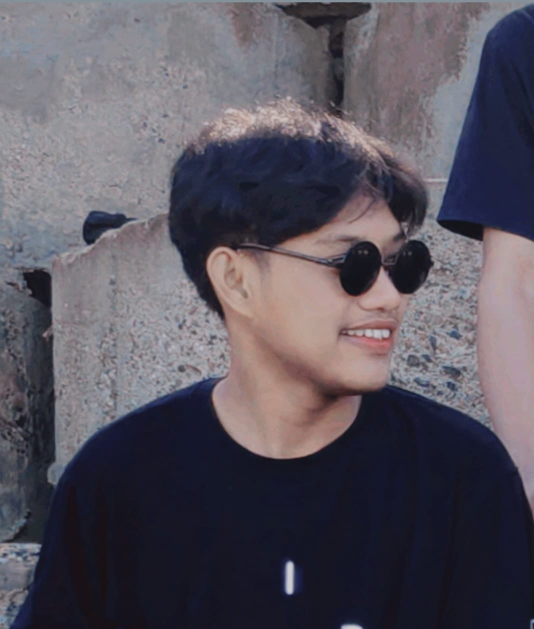
#> input picture Tugas III/Image Averaging/img_ori.jpeg, 1068 x 1257 px (shown at 1/2 size)
$ python ImageAveraging.py
#> lines starting #> are read from the running program, lines starting #| are printed output that depends on the picture
import cv2
import numpy as np
from scipy.stats.kde import gaussian_kde
import matplotlib.pyplot as plt

# original image
f = cv2.imread('img_ori.jpeg', 0)
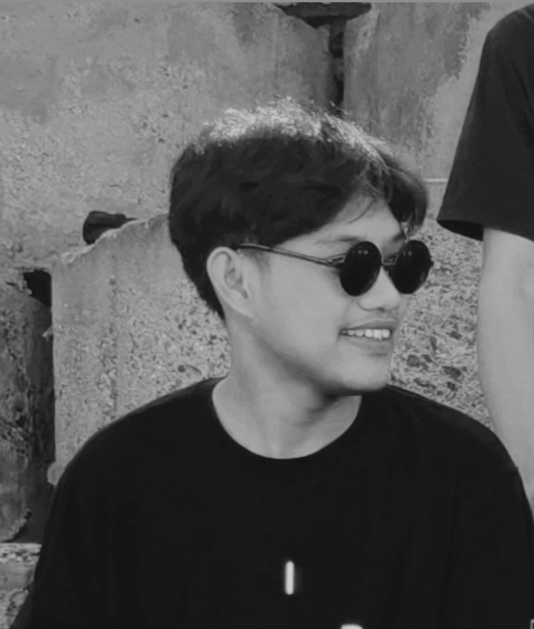
#> f: shape (1257, 1068) (shown at 1/2 size); min 16, max 207, mean 86.5
f = cv2.resize(f, (800, 800))
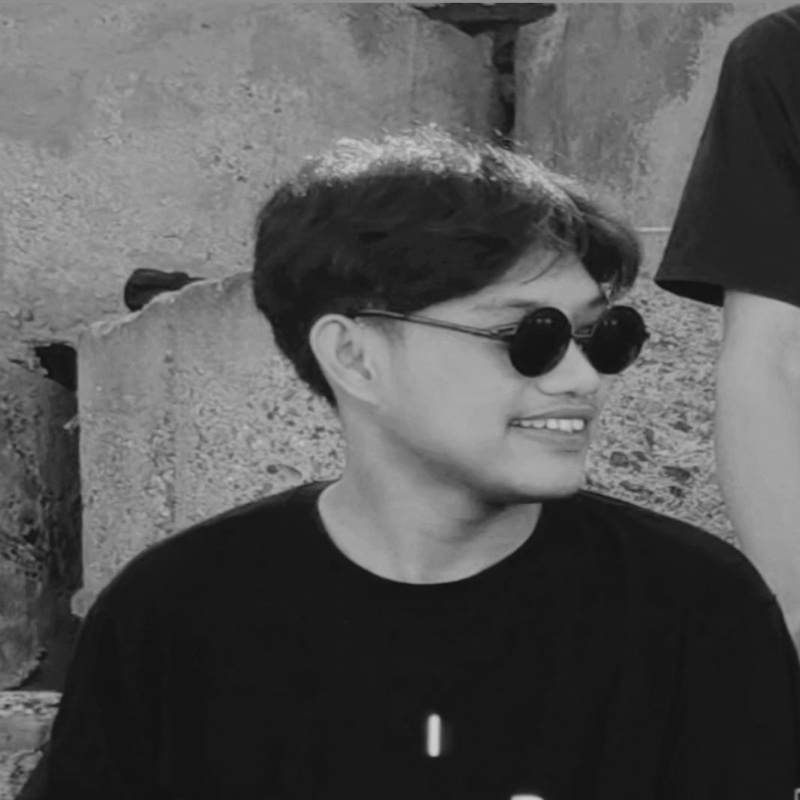
#> f: shape (800, 800); min 17, max 206, mean 86.4
f = f/255

# create gaussian noise
x, y = f.shape
#> x = 800; y = 800
mean = 0
var = 0.01
sigma = np.sqrt(var)
n = np.random.normal(loc=mean, scale=sigma, size=(x,y))

# display the probability density function (pdf)
kde = gaussian_kde(n.reshape(int(x*y)))
dist_space = np.linspace(np.min(n), np.max(n), 100)
#> dist_space = 100 values from -0.5 to 0.458
plt.plot(dist_space, kde(dist_space))
plt.xlabel('Noise pixel value'); plt.ylabel('Frequency')

# add a gaussian noise
g = f + n
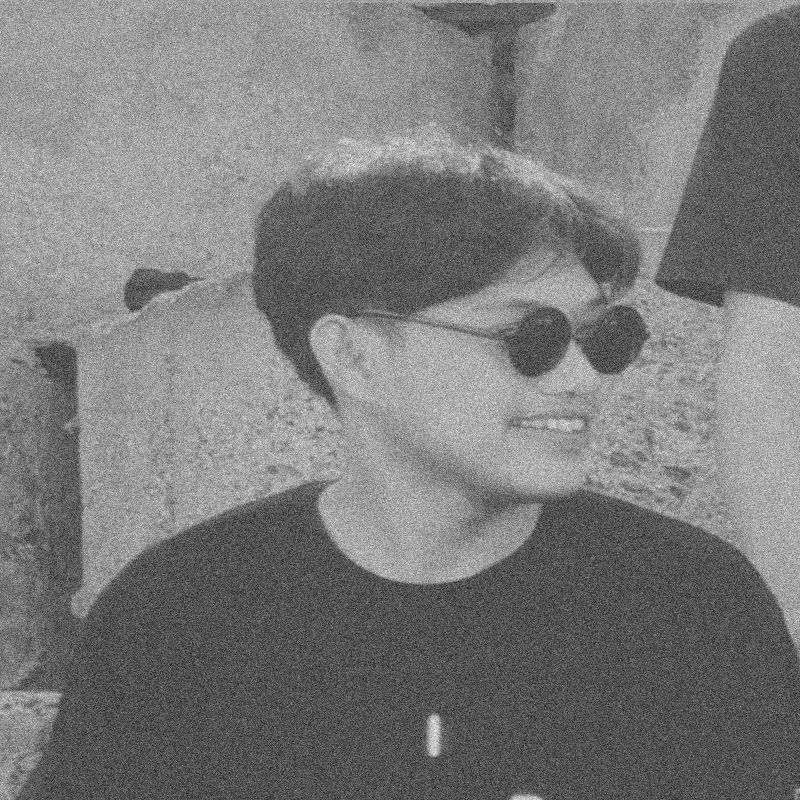
#> g: shape (800, 800) float64; min -0.406, max 1.13, mean 0.339; drawn with min black and max white

# display all
cv2.imshow('original image', f)
cv2.imshow('Gaussian noise', n)
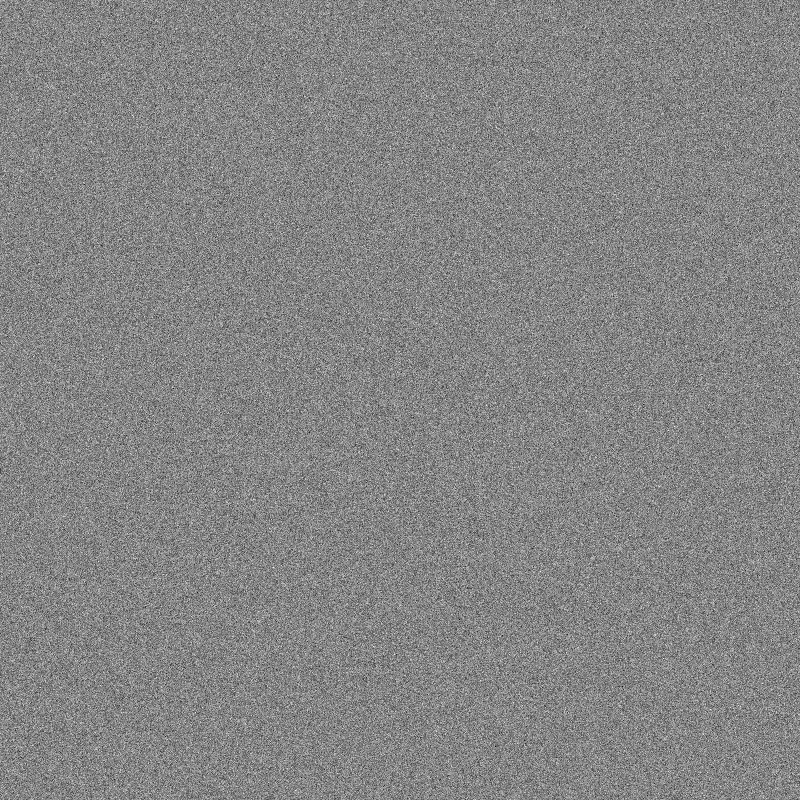
#> window 'Gaussian noise': shape (800, 800) float64; min -0.5, max 0.458, mean 0.000256; drawn with min black and max white
cv2.imshow('Image Averaging', g)
plt.show()
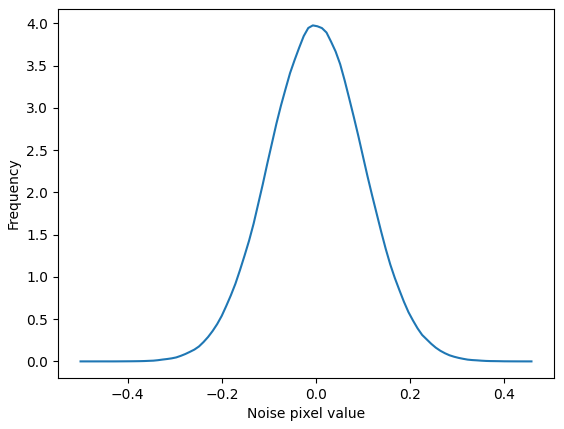
#> figure drawn by matplotlib, 1 panel; curve peaks at x = -0.00677, y = 3.98

cv2.waitKey(0)
cv2.destroyAllWindows()

$ run again, with Tugas III/Image Averaging/Gambar Ori + Gaussian Noise.png saved as Tugas III/Image Averaging/img_ori.jpeg
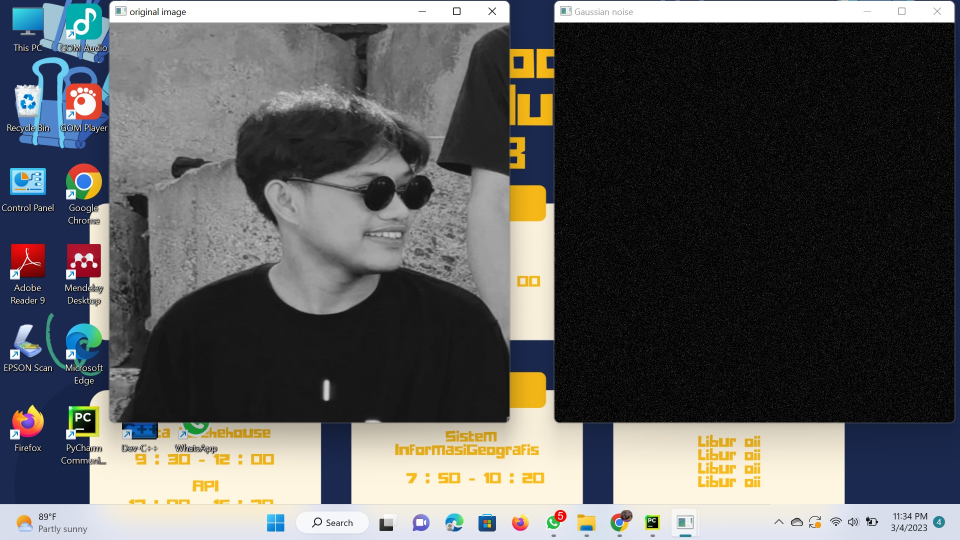
#> input picture Tugas III/Image Averaging/Gambar Ori + Gaussian Noise.png, 1920 x 1080 px (shown at 1/2 size)
#> `f = cv2.resize(f, (800, 800))`:
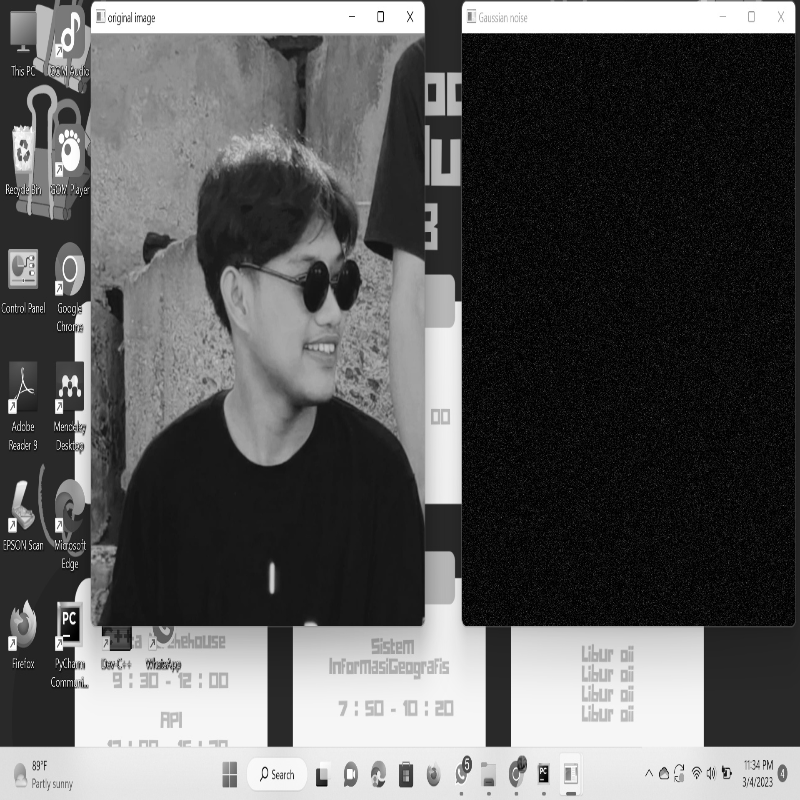
#> f: shape (800, 800); min 0, max 255, mean 92.1
#> `g = f + n`:
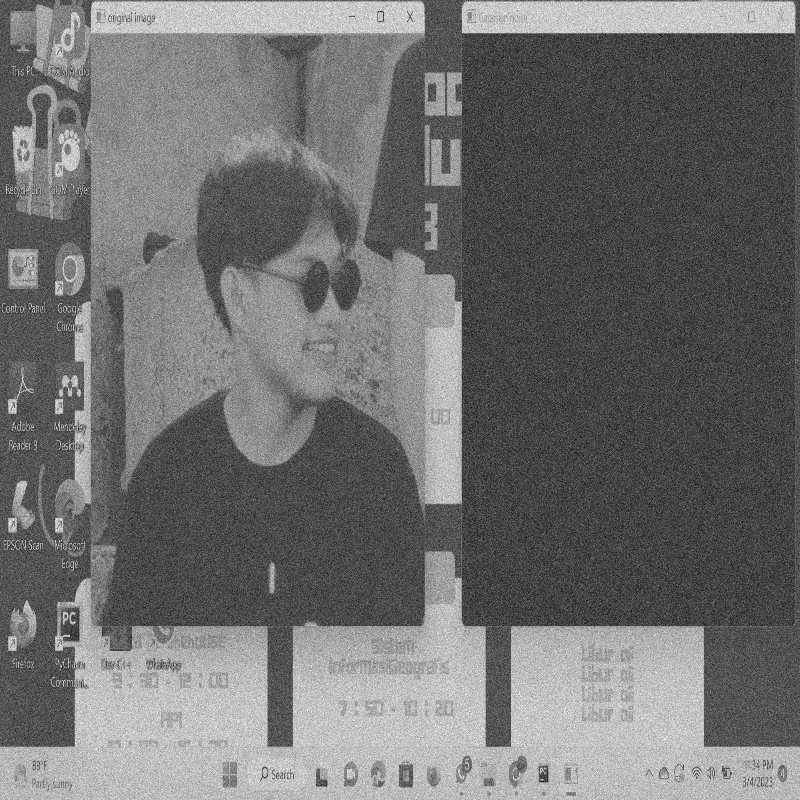
#> g: shape (800, 800) float64; min -0.446, max 1.38, mean 0.362; drawn with min black and max white

$ run again, with Tugas III/Image Averaging/Hasil Noise Image.png saved as Tugas III/Image Averaging/img_ori.jpeg
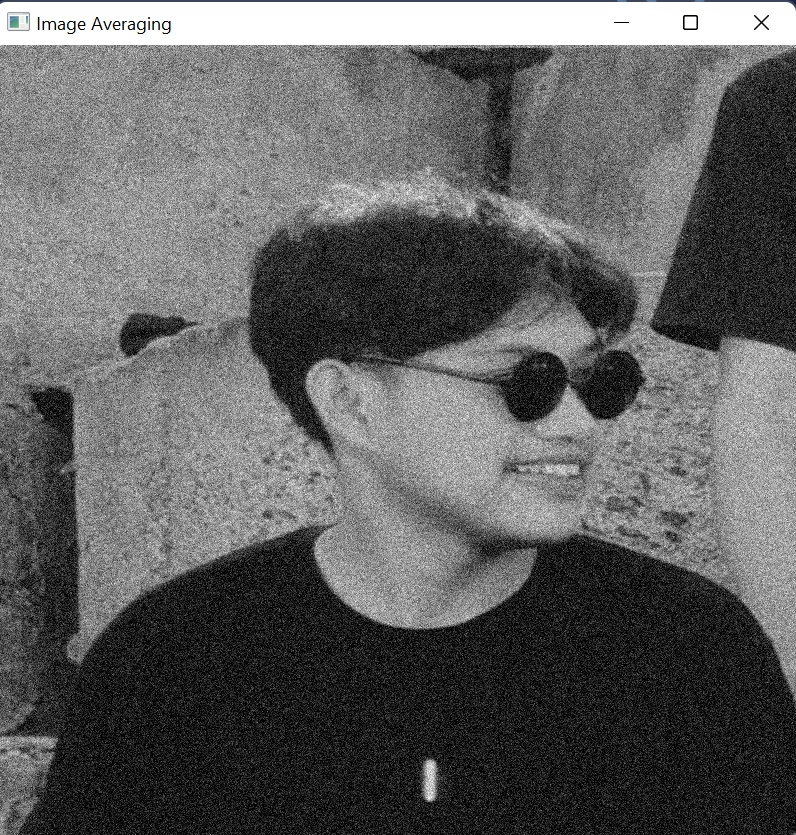
#> input picture Tugas III/Image Averaging/Hasil Noise Image.png, 796 x 835 px
#> `f = cv2.resize(f, (800, 800))`:
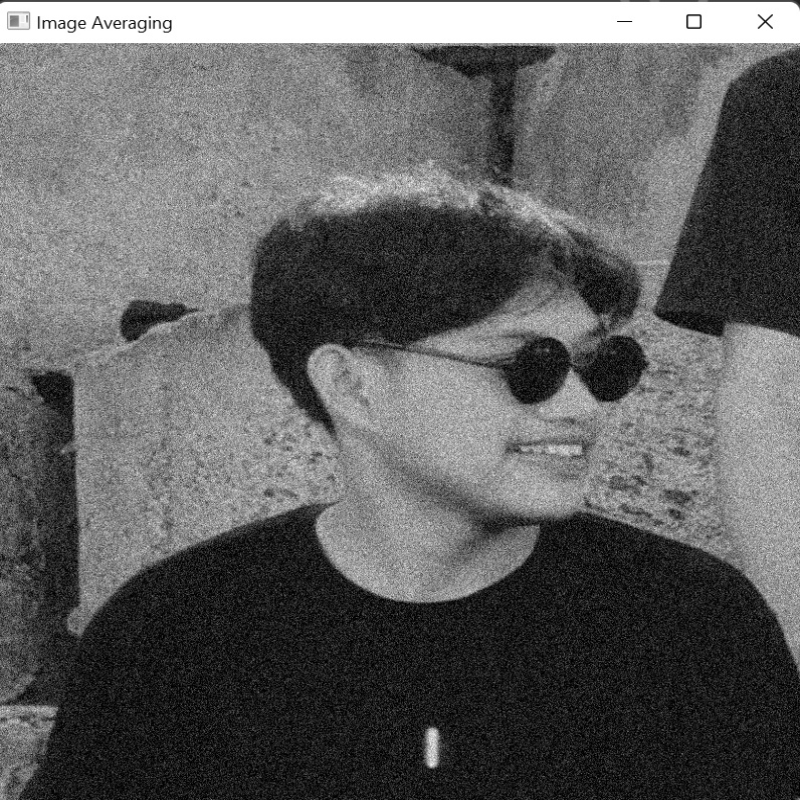
#> f: shape (800, 800); min 0, max 255, mean 96
#> `g = f + n`:
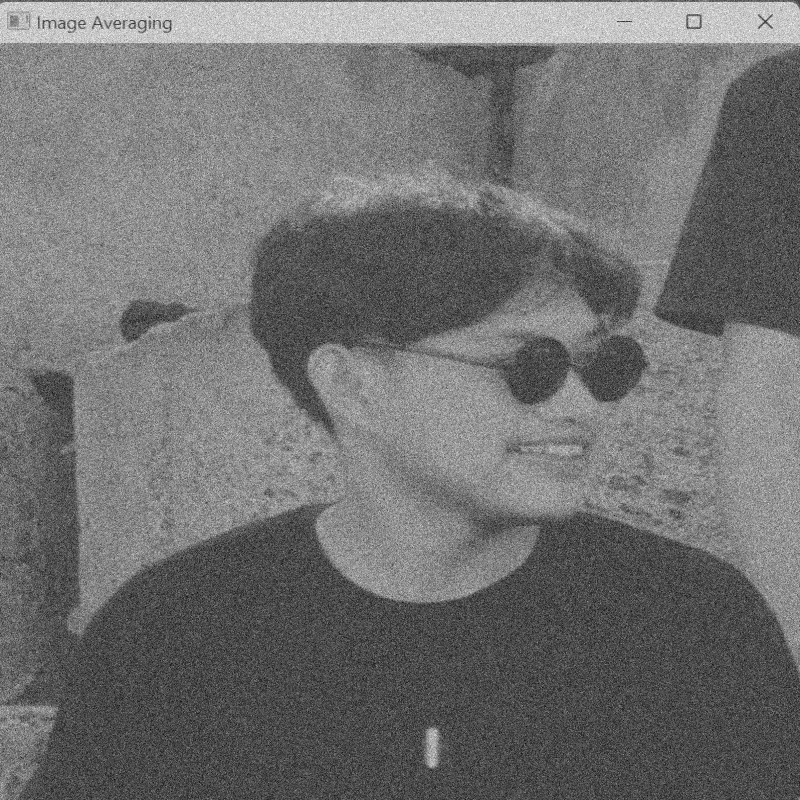
#> g: shape (800, 800) float64; min -0.427, max 1.38, mean 0.377; drawn with min black and max white
